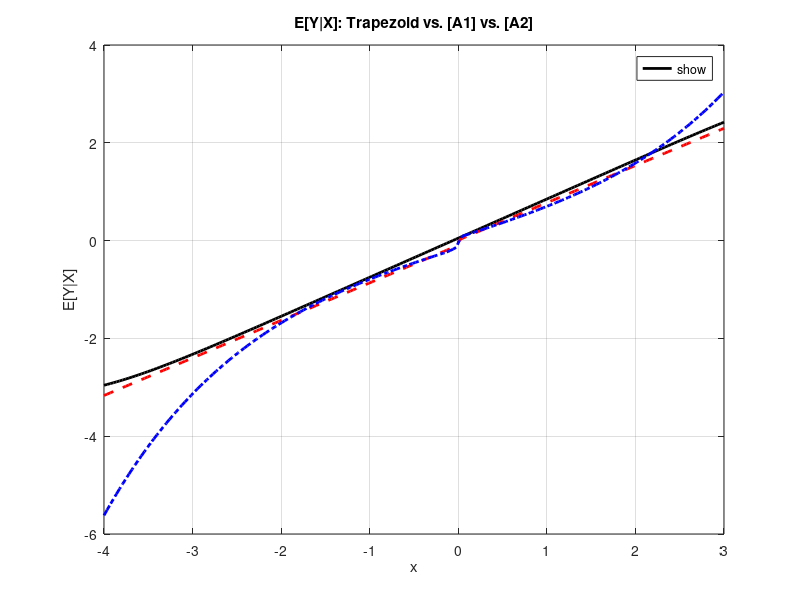
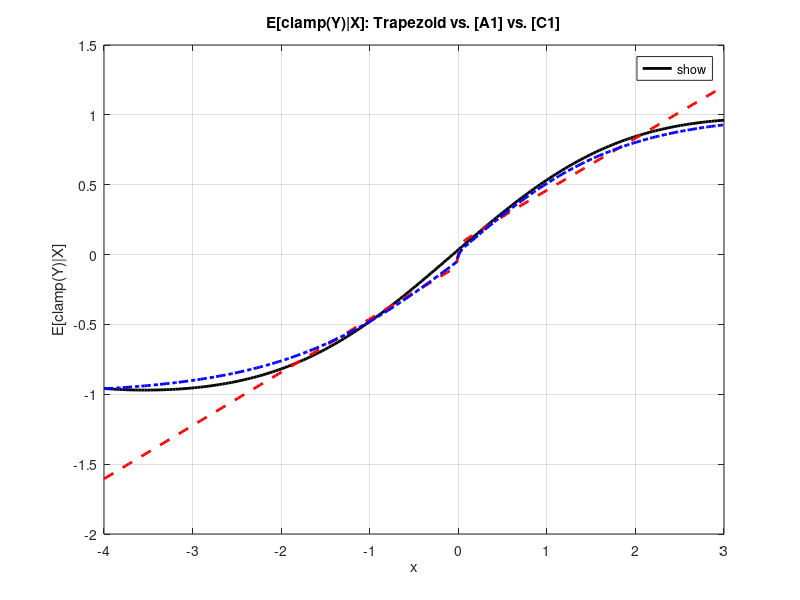
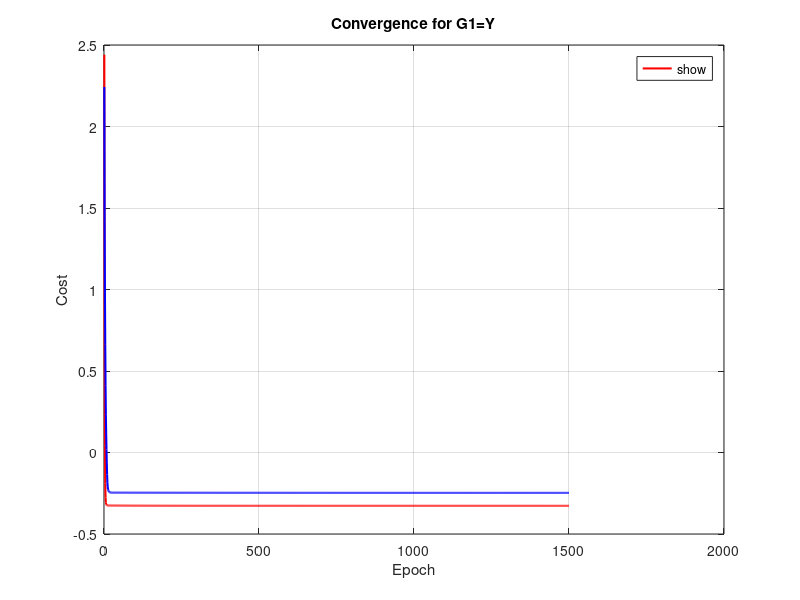
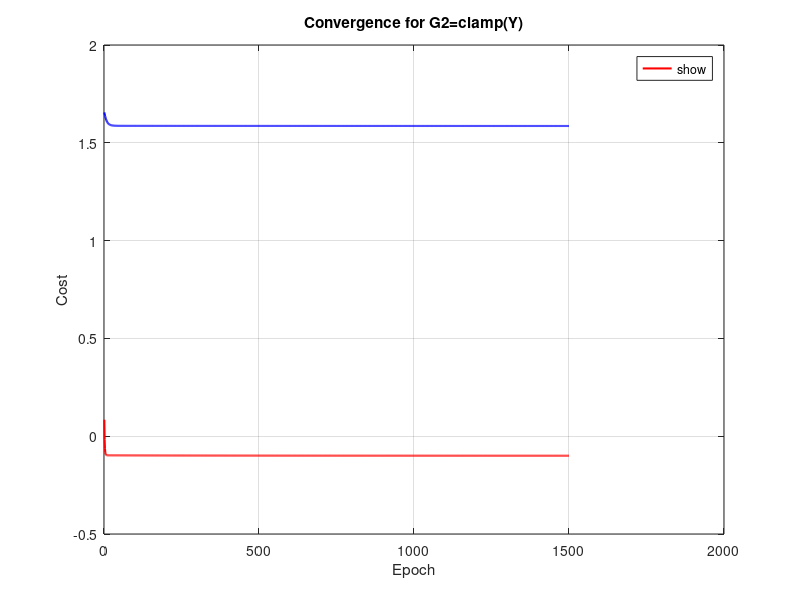

The MATLAB script that drew these images, in order:
function Machine_Learning_hw3_1_a_corrected()
    % MACHINE_LEARNING_HW3_1_A_CORRECTED
    %
    % 1) Generate N=500 synthetic data: Y=0.8*X + W,   X,W ~ N(0,1).
    % 2) Numerically approximate E[Y|X], E[clamp(Y)|X] with the trapezoid rule
    %    using your special formula:
    %      F_{j,1} = 0.5[H(y1)- H(y0)],
    %      F_{j,n} = 0.5[H(y_n)- H(y_{n-1})],
    %      F_{j,i} = 0.5[H(y_i)- H(y_{i-2})], i=2..n-1
    %    Then V = sum_i(F_i * G(y_i) ).
    %
    % 3) Train 4 neural nets using the EXACT gradient-descent update:
    %    theta <- theta 
    %            - mu * sum_{i=1}^N [ phi'(u_i) + g_i * psi'(u_i) ] * grad_theta[u_i]
    %
    %    - 2 nets for G1(Y)=Y => [A1], [A2]
    %    - 2 nets for G2(Y)=clamp(Y) => [A1], [C1]
    %
    % 4) Plot two final figures for E[Y|X], E[clamp(Y)|X],
    %    plus two extra figures for the cost vs. epochs (convergence curves).

    rng(0);  % For reproducibility

    %% (1) Generate synthetic data
    N = 500;
    X = randn(N,1);        % X ~ N(0,1)
    W = randn(N,1);        % W ~ N(0,1)
    Y = 0.8*X + W;         % Y = 0.8X + W

    % Define target functions
    G1 = Y;                         % Unbounded: G1(Y)=Y
    G2 = min(1, max(-1, Y));       % Bounded: clamp(Y) in [-1,1]

    % Normalize X
    X_mean = mean(X);
    X_std = std(X);
    X_normalized = (X - X_mean) / X_std;

    % Define grid for numerical approximation and evaluation
    x_min = floor(min(X_normalized));
    x_max = ceil(max(X_normalized));
    x_grid = linspace(x_min, x_max, 200)';

    %% (2) Numerical trapezoidal approximation
    [numG1, numG2] = trapezoid_conditional_expectation_corrected(x_grid);

    %% (3) Train 4 neural networks
    hiddenSize = 50;
    nEpochs    = 1500;
    lr         = 1e-2;  % Initial learning rate

    % Train networks for E[Y|X] => [A1], [A2]
    disp('--- Training netG1_A1 ---');
    [netG1_A1, costG1_A1] = trainNN_dataDriven_corrected(X_normalized, G1, ...
                                          hiddenSize, nEpochs, lr, 'A1');
    disp('--- Training netG1_A2 ---');
    [netG1_A2, costG1_A2] = trainNN_dataDriven_corrected(X_normalized, G1, ...
                                          hiddenSize, nEpochs, lr, 'A2');

    % Train networks for E[clamp(Y)|X] => [A1], [C1]
    disp('--- Training netG2_A1 ---');
    [netG2_A1, costG2_A1] = trainNN_dataDriven_corrected(X_normalized, G2, ...
                                          hiddenSize, nEpochs, lr, 'A1');
    disp('--- Training netG2_C1 ---');
    [netG2_C1, costG2_C1] = trainNN_dataDriven_corrected(X_normalized, G2, ...
                                          hiddenSize, nEpochs, lr, 'C1');

    %% (4) Evaluate each network on the grid
    yG1_A1 = evaluateNN_corrected(netG1_A1, x_grid);
    yG1_A2 = evaluateNN_corrected(netG1_A2, x_grid);
    yG2_A1 = evaluateNN_corrected(netG2_A1, x_grid);
    yG2_C1 = evaluateNN_corrected(netG2_C1, x_grid);

    %% (5) Plot E[Y|X]: trapezoidal, [A1], [A2]
    figure('Name','E[Y|X]: Trapezoid vs. [A1] vs. [A2]','NumberTitle','off');
    plot(x_grid, numG1, 'k-', 'LineWidth',2, 'DisplayName','Trapezoid'); hold on;
    plot(x_grid, yG1_A1, 'r--', 'LineWidth',2, 'DisplayName','[A1]');
    plot(x_grid, yG1_A2, 'b-.', 'LineWidth',2, 'DisplayName','[A2]');
    legend('show','Location','Best');
    xlabel('x'); ylabel('E[Y|X]');
    title('E[Y|X]: Trapezoid vs. [A1] vs. [A2]');
    grid on; hold off;

    %% (6) Plot E[clamp(Y)|X]: trapezoidal, [A1], [C1]
    figure('Name','E[clamp(Y)|X]: Trapezoid vs. [A1] vs. [C1]','NumberTitle','off');
    plot(x_grid, numG2, 'k-', 'LineWidth',2, 'DisplayName','Trapezoid'); hold on;
    plot(x_grid, yG2_A1, 'r--', 'LineWidth',2, 'DisplayName','[A1]');
    plot(x_grid, yG2_C1, 'b-.', 'LineWidth',2, 'DisplayName','[C1]');
    legend('show','Location','Best');
    xlabel('x'); ylabel('E[clamp(Y)|X]');
    title('E[clamp(Y)|X]: Trapezoid vs. [A1] vs. [C1]');
    grid on; hold off;

    %% (7) Plot Convergence Curves for G1=Y: [A1], [A2]
    figure('Name','Convergence Curves for G1=Y','NumberTitle','off');
    plot(1:nEpochs, costG1_A1, 'r-', 'LineWidth',1.5, 'DisplayName','[A1]'); hold on;
    plot(1:nEpochs, costG1_A2, 'b-', 'LineWidth',1.5, 'DisplayName','[A2]');
    legend('show','Location','Best');
    xlabel('Epoch'); ylabel('Cost');
    title('Convergence for G1=Y');
    grid on; hold off;

    %% (8) Plot Convergence Curves for G2=clamp(Y): [A1], [C1]
    figure('Name','Convergence Curves for G2=clamp(Y)','NumberTitle','off');
    plot(1:nEpochs, costG2_A1, 'r-', 'LineWidth',1.5, 'DisplayName','[A1]'); hold on;
    plot(1:nEpochs, costG2_C1, 'b-', 'LineWidth',1.5, 'DisplayName','[C1]');
    legend('show','Location','Best');
    xlabel('Epoch'); ylabel('Cost');
    title('Convergence for G2=clamp(Y)');
    grid on; hold off;

end

%%%%%%%%%%%%%%%%%%%%%%%%%%%%%%%%%%%%%%%%%%%%%%%%%%%%%%%%%%%%%%%%%%%%%%%%%%%%
%% (A) Numerical trapezoidal approximation
%%%%%%%%%%%%%%%%%%%%%%%%%%%%%%%%%%%%%%%%%%%%%%%%%%%%%%%%%%%%%%%%%%%%%%%%%%%%
function [numG1, numG2] = trapezoid_conditional_expectation_corrected(x_grid)
    % This function computes the numerical trapezoidal approximation
    % for E[G1(Y)|X] and E[G2(Y)|X] over a grid of X values.

    n = 200;  % Number of intervals
    yvals = linspace(-5,5,n+1)';  % y0..y_n

    G1vals = yvals;                    % G1(Y)=Y
    G2vals = min(1, max(-1, yvals));  % G2(Y)=clamp(Y)

    numXg = length(x_grid);
    numG1 = zeros(numXg,1);
    numG2 = zeros(numXg,1);

    for j = 1:numXg
        xval = x_grid(j);

        % Compute CDF values for Y|X=x
        Hvals = normcdf(yvals, 0.8*xval, 1);

        % Compute F using trapezoidal rule
        F = zeros(n,1);
        F(1) = 0.5*(Hvals(2) - Hvals(1));
        for i = 2:(n-1)
            F(i) = 0.5*(Hvals(i+1) - Hvals(i-1));
        end
        F(n) = 0.5*(Hvals(n+1) - Hvals(n));

        % Compute V1 and V2 as weighted sums
        V1 = sum(F .* G1vals(2:end));
        V2 = sum(F .* G2vals(2:end));

        numG1(j) = V1;
        numG2(j) = V2;
    end
end

%%%%%%%%%%%%%%%%%%%%%%%%%%%%%%%%%%%%%%%%%%%%%%%%%%%%%%%%%%%%%%%%%%%%%%%%%%%%
%% (B) Train Neural Network using Exact Gradient Descent
%%%%%%%%%%%%%%%%%%%%%%%%%%%%%%%%%%%%%%%%%%%%%%%%%%%%%%%%%%%%%%%%%%%%%%%%%%%%
function [netParams, costHistory] = trainNN_dataDriven_corrected(X, G, ...
                                   hiddenSize, nEpochs, lr, methodTag)
    % This function trains a neural network to approximate E[G(Y)|X]
    % using the exact gradient descent update.

    N = length(X);
    X = X(:);
    G = G(:);

    % Initialize weights using He Initialization for ReLU
    [W1, b1, W2, b2] = initializeWeights_corrected(hiddenSize);
    
    costHistory = zeros(nEpochs,1);
    
    for epoch = 1:nEpochs
        % 1) Forward pass => u_i
        [uVals, Z1] = forwardPass_relu(X, W1, b1, W2, b2);
        
        % 2) Compute phi, phi', psi, psi'
        [phi, phi_prime, psi, psi_prime] = compute_phi_psi(uVals, methodTag);
        
        % 3) Compute Cost
        cost = mean(phi + G .* psi);
        costHistory(epoch) = cost;
        
        % 4) Compute gradients
        % dL/du = phi'(u) + g * psi'(u)
        dLdu = phi_prime + G .* psi_prime;  % Nx1
        
        % 5) Backpropagation to compute gradients w.r. parameters
        [dW1, db1_, dW2, db2_] = backwardPass_relu(X, Z1, W1, b1, W2, b2, dLdu);
        
        % 6) Update parameters
        W1 = W1 - lr * dW1;
        b1 = b1 - lr * db1_;
        W2 = W2 - lr * dW2;
        b2 = b2 - lr * db2_;
    end

    % Store network parameters
    netParams.W1 = W1;
    netParams.b1 = b1;
    netParams.W2 = W2;
    netParams.b2 = b2;
    netParams.method = methodTag;
end

%%%%%%%%%%%%%%%%%%%%%%%%%%%%%%%%%%%%%%%%%%%%%%%%%%%%%%%%%%%%%%%%%%%%%%%%%%%%
%% (C) Evaluate Neural Network
%%%%%%%%%%%%%%%%%%%%%%%%%%%%%%%%%%%%%%%%%%%%%%%%%%%%%%%%%%%%%%%%%%%%%%%%%%%%
function yhat = evaluateNN_corrected(netParams, x_grid)
    % This function evaluates the trained neural network on a grid of X values.

    [uVals, ~] = forwardPass_relu(x_grid, ...
                                  netParams.W1, netParams.b1, ...
                                  netParams.W2, netParams.b2);
    omega = compute_omega(uVals, netParams.method);
    yhat = omega;
end

%%%%%%%%%%%%%%%%%%%%%%%%%%%%%%%%%%%%%%%%%%%%%%%%%%%%%%%%%%%%%%%%%%%%%%%%%%%%
%% (D) Forward Pass with ReLU Activation
%%%%%%%%%%%%%%%%%%%%%%%%%%%%%%%%%%%%%%%%%%%%%%%%%%%%%%%%%%%%%%%%%%%%%%%%%%%%
function [uVals, Z1] = forwardPass_relu(X, W1, b1, W2, b2)
    % Perform forward propagation through the network with ReLU activation.

    WX  = W1 * X';             % (hiddenSize x 1) * (1 x N) = hiddenSize x N
    WXb = WX + b1;             % (hiddenSize x N) + (hiddenSize x 1) = hiddenSize x N
    Z1  = max(WXb, 0);         % ReLU activation, hiddenSize x N
    uVals = (W2 * Z1 + b2)';    % (1 x hiddenSize) * (hiddenSize x N) + scalar = 1 x N; transpose to Nx1
end

%%%%%%%%%%%%%%%%%%%%%%%%%%%%%%%%%%%%%%%%%%%%%%%%%%%%%%%%%%%%%%%%%%%%%%%%%%%%
%% (E) Backward Pass with ReLU Activation
%%%%%%%%%%%%%%%%%%%%%%%%%%%%%%%%%%%%%%%%%%%%%%%%%%%%%%%%%%%%%%%%%%%%%%%%%%%%
function [dW1, db1, dW2, db2] = backwardPass_relu(X, Z1, W1, b1, W2, b2, dLdu)
    % Perform backward propagation to compute gradients.

    N = length(X);
    
    % dW2 => shape(1 x hiddenSize)
    dW2 = (dLdu' * Z1') / N;  % (1 x N) * (N x hiddenSize) = 1 x hiddenSize
    db2 = mean(dLdu);          % scalar
    
    % Backprop to Z1
    dZ1 = W2' * dLdu';         % (hiddenSize x 1) * (1 x N) = hiddenSize x N
    mask = double(Z1 > 0);     % ReLU derivative, hiddenSize x N
    dWXb = dZ1 .* mask;        % (hiddenSize x N) .* (hiddenSize x N) = hiddenSize x N
    
    % dW1 => shape(hiddenSize x 1)
    dW1 = (dWXb * X) / N;      % (hiddenSize x N) * (N x 1) = hiddenSize x 1
    
    % db1 => shape(hiddenSize x 1)
    db1 = mean(dWXb, 2);       % mean across N, hiddenSize x 1
end

%%%%%%%%%%%%%%%%%%%%%%%%%%%%%%%%%%%%%%%%%%%%%%%%%%%%%%%%%%%%%%%%%%%%%%%%%%%%
%% (F) Compute phi, phi', psi, psi'
%%%%%%%%%%%%%%%%%%%%%%%%%%%%%%%%%%%%%%%%%%%%%%%%%%%%%%%%%%%%%%%%%%%%%%%%%%%%
function [phi, phi_prime, psi, psi_prime] = compute_phi_psi(u, methodTag)
    % Compute phi, phi', psi, psi' based on the method tag.

    switch methodTag
        case 'A1'
            % [A1]: ω(z) = z, ρ(z) = -1, φ(z) = z^2 / 2, ψ(z) = -z
            phi = 0.5 * u.^2;
            phi_prime = u;
            psi = -u;
            psi_prime = -ones(size(u));
            
        case 'A2'
            % [A2]: ω(z) = sinh(z), ρ(z) = -exp(-0.5*abs(z)), 
            % φ(z) = (exp(0.5*abs(z)) -1) + (1/3)*(exp(-1.5*abs(z)) -1),  
            % ψ(z) = 2*sign(z)*(exp(-0.5*abs(z)) -1)
            abs_z = abs(u);
            sign_z = sign(u);
            phi = (exp(0.5 * abs_z) - 1) + (1/3) * (exp(-1.5 * abs_z) - 1);
            phi_prime = 0.5 * sign_z .* exp(0.5 * abs_z) - 0.5 * sign_z .* exp(-1.5 * abs_z);
            psi = 2 * sign_z .* (exp(-0.5 * abs_z) - 1);
            psi_prime = -exp(-0.5 * abs_z);  % As per your definition
            
        case 'C1'
            % [C1]: a = -1, b = 1, ω(z) = (a + b*exp(z)) / (1 + exp(z)),  
            % ρ(z) = -exp(z) / (1 + exp(z)),  
            % φ(z) = ((b - a) / (1 + exp(z))) + b*log(1 + exp(z)),  
            % ψ(z) = -log(1 + exp(z))
            a = -1;
            b = 1;
            ez = exp(u);
            omega = (a + b .* ez) ./ (1 + ez);
            phi = ((b - a) ./ (1 + ez)) + b .* log(1 + ez);
            phi_prime = (- (b - a) .* ez ./ (1 + ez).^2 ) + b .* ( ez ./ (1 + ez) );
            psi = -log(1 + ez);
            psi_prime = -ez ./ (1 + ez);
            
        otherwise
            error('Unknown methodTag');
    end
end

%%%%%%%%%%%%%%%%%%%%%%%%%%%%%%%%%%%%%%%%%%%%%%%%%%%%%%%%%%%%%%%%%%%%%%%%%%%%
%% (G) Compute omega based on method tag
%%%%%%%%%%%%%%%%%%%%%%%%%%%%%%%%%%%%%%%%%%%%%%%%%%%%%%%%%%%%%%%%%%%%%%%%%%%%
function omega = compute_omega(u, methodTag)
    % Compute the transformation omega based on the method tag.

    switch methodTag
        case 'A1'
            omega = u;
        case 'A2'
            omega = sinh(u);
        case 'C1'
            a = -1;
            b = 1;
            ez = exp(u);
            omega = (a + b .* ez) ./ (1 + ez);
        otherwise
            error('Unknown methodTag');
    end
end

%%%%%%%%%%%%%%%%%%%%%%%%%%%%%%%%%%%%%%%%%%%%%%%%%%%%%%%%%%%%%%%%%%%%%%%%%%%%
%% (H) Initialize Weights using He Initialization for ReLU
%%%%%%%%%%%%%%%%%%%%%%%%%%%%%%%%%%%%%%%%%%%%%%%%%%%%%%%%%%%%%%%%%%%%%%%%%%%%
function [W1, b1, W2, b2] = initializeWeights_corrected(hiddenSize)
    % Initialize weights using He Initialization for ReLU activation.

    inputSize = 1;       % Since X is scalar
    outputSize = 1;      % Single output neuron
    
    W1 = randn(hiddenSize, inputSize) * sqrt(2 / inputSize);
    b1 = zeros(hiddenSize, 1);
    W2 = randn(outputSize, hiddenSize) * sqrt(2 / hiddenSize);
    b2 = 0;
end
